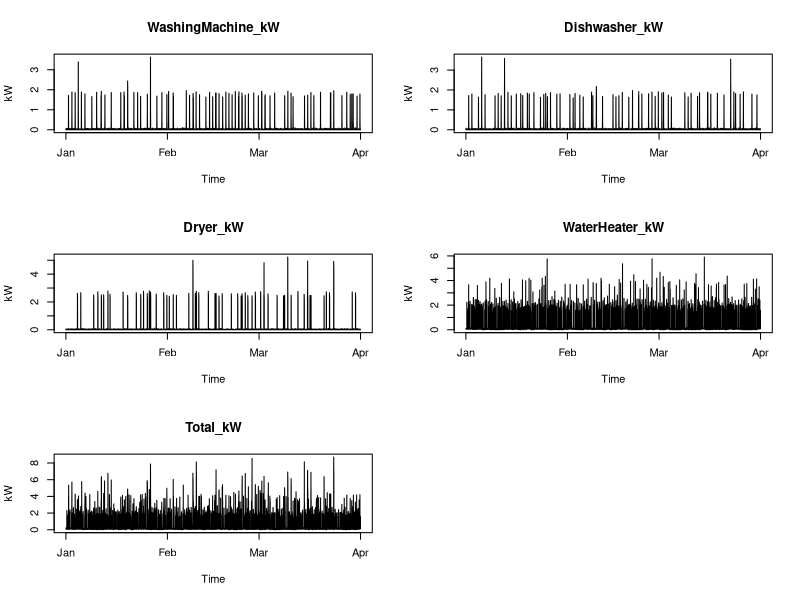
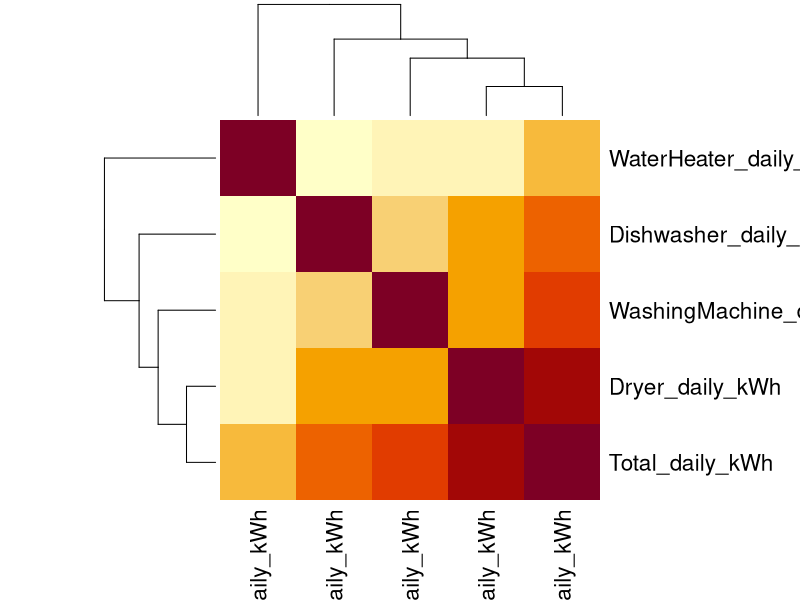
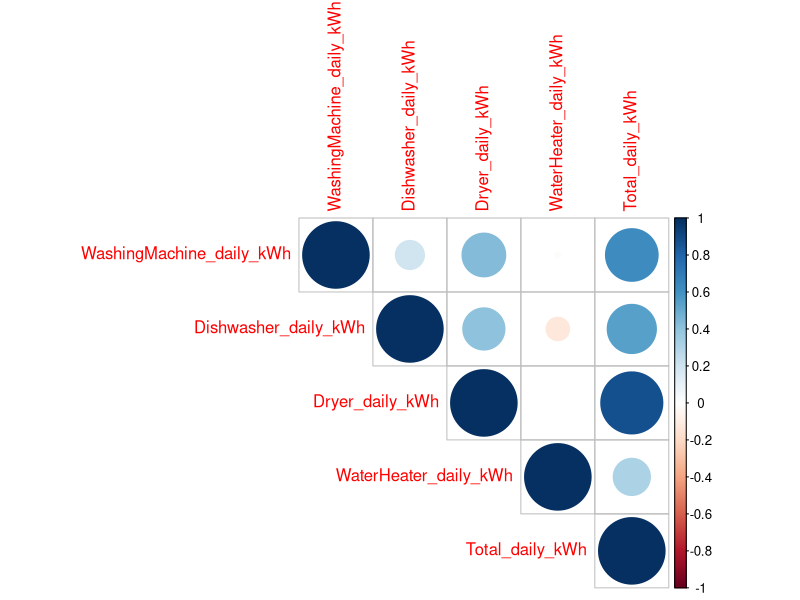

Recreate these plots in R, in order.
library(dplyr)
library(lubridate)
library(tidyr)
library(corrplot)

df <- read.csv("data/energy_flexibility_data.csv", stringsAsFactors = FALSE)

time_col <- "timestamp"
df$timestamp <- ymd_hms(df$timestamp, tz="UTC")
df <- arrange(df, timestamp)

# Basic data-frame checks
str(df)
summary(df)

appliances <- setdiff(names(df), "timestamp")

par(mfrow = c(3, 2))  # 3 rows, 2 columns

for (col in appliances) {
  plot(df$timestamp, df[[col]],
       type = "l",
       xlab = "Time",
       ylab = "kW",
       main = col)
}

par(mfrow = c(1, 1))  # reset layout

df <- df |> mutate(date = as.Date(timestamp),
                   hour = hour(timestamp),
                   wday = wday(timestamp, label = TRUE))
head(df) 

#check for missing colums:
colSums(is.na(df))

#daily energy per appliance:
dt_h <- 0.25
daily_energy <- df |> group_by(date) |> 
  summarise(across(all_of(appliances),
                   function(x) sum(x * dt_h, na.rm = TRUE),
                   .names = "{sub('_kW','',.col)}_daily_kWh"))
daily_energy

X <- daily_energy |> select(-date)

cor_mat <- cor(X, use="pairwise.complete.obs", method = "pearson")
heatmap(cor_mat,
        symm = TRUE,
        margins = c(6, 6))


corrplot(cor_mat, method = "circle", type = "upper")

# load factor summary
load_stats_table <- df |>
  select(all_of(appliances)) |> 
  pivot_longer(
    cols = everything(), 
    names_to = "Appliance", 
    values_to = "kW"
  ) |>
  group_by(Appliance) |>
  summarise(
    mean = mean(kW, na.rm = TRUE),
    max  = max(kW, na.rm = TRUE),
    p95  = quantile(kW, 0.95, na.rm = TRUE)
  )
load_stats_table

#“pattern finding” step (CRISP-DM)
pca <- prcomp(X, center = TRUE, scale. = TRUE)
summary(pca)
pca$rotation[, 1:3]   # loadings: which appliances drive PC1/PC2/PC3

